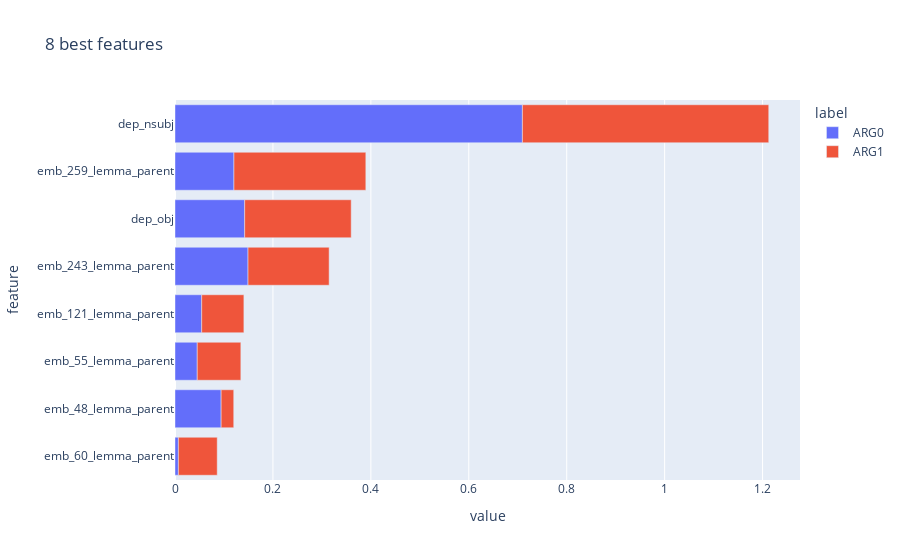

This figure's notebook cell:
### Code cell
n = 8
best_n_features = df_shap_abs.groupby('label').mean().sum().sort_values()[-n:].index.tolist()
df_mean_per_label = df_shap_abs.groupby('label').mean().abs()
df_melted = df_mean_per_label[best_n_features].reset_index().melt(id_vars=['label'], var_name='feature', value_name='value')
fig = px.bar(df_melted, y='feature', x='value', color='label', title=f"{n} best features", orientation='h')
fig.show()

### Figure 1 — Plotly figure (JSON) as saved in the notebook; plotly's stock layout.template omitted (floating-point values rounded to 4 significant figures)
{"data": [{"alignmentgroup": "True", "hovertemplate": "label=ARG0<br>value=%{x}<br>feature=%{y}<extra></extra>", "legendgroup": "ARG0", "marker": {"color": "#636efa", "pattern": {"shape": ""}}, "name": "ARG0", "offsetgroup": "ARG0", "orientation": "h", "showlegend": true, "textposition": "auto", "type": "bar", "x": [0.006925, 0.09423, 0.04543, 0.0545, 0.1491, 0.1423, 0.1204, 0.7095], "xaxis": "x", "y": ["emb_60_lemma_parent", "emb_48_lemma_parent", "emb_55_lemma_parent", "emb_121_lemma_parent", "emb_243_lemma_parent", "dep_obj", "emb_259_lemma_parent", "dep_nsubj"], "yaxis": "y"}, {"alignmentgroup": "True", "hovertemplate": "label=ARG1<br>value=%{x}<br>feature=%{y}<extra></extra>", "legendgroup": "ARG1", "marker": {"color": "#EF553B", "pattern": {"shape": ""}}, "name": "ARG1", "offsetgroup": "ARG1", "orientation": "h", "showlegend": true, "textposition": "auto", "type": "bar", "x": [0.0793, 0.02573, 0.08902, 0.08619, 0.1656, 0.2175, 0.2693, 0.5031], "xaxis": "x", "y": ["emb_60_lemma_parent", "emb_48_lemma_parent", "emb_55_lemma_parent", "emb_121_lemma_parent", "emb_243_lemma_parent", "dep_obj", "emb_259_lemma_parent", "dep_nsubj"], "yaxis": "y"}], "layout": {"barmode": "relative", "legend": {"title": {"text": "label"}, "tracegroupgap": 0}, "title": {"text": "8 best features"}, "xaxis": {"anchor": "y", "domain": [0, 1], "title": {"text": "value"}}, "yaxis": {"anchor": "x", "domain": [0, 1], "title": {"text": "feature"}}}}
